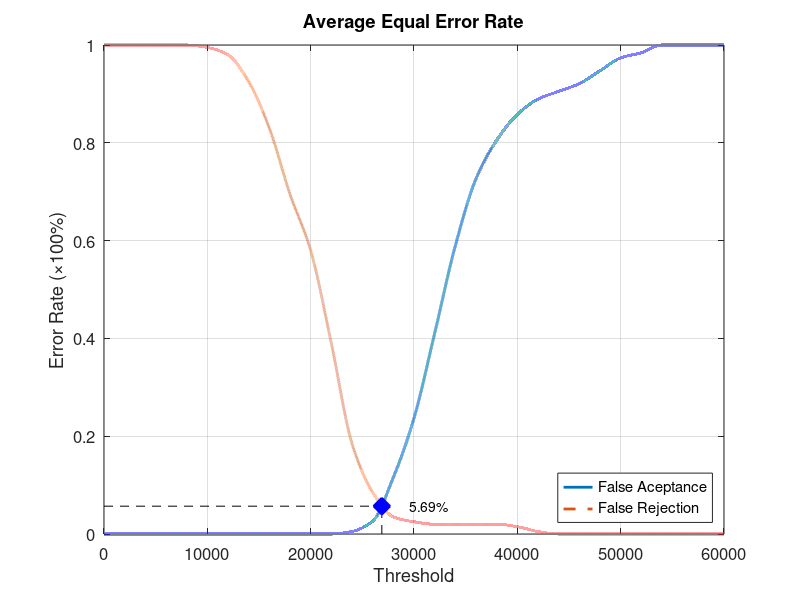
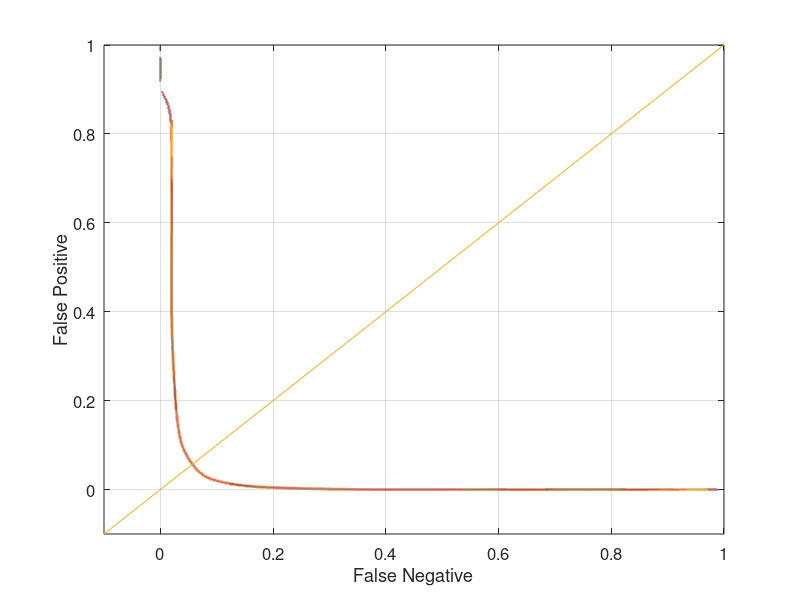

Here is the MATLAB script that generated these plots, in order:
function yEER = Database3_1
close all;
clear;
clc;
x = 0:2000:60000;
xq = 0:0.5:60000;

y0 = [0 0 0 0 0 0 0 0 0 0 0 0 0.00526316 0.0263158 0.115789 0.236842 0.410526 0.589474 0.726316 0.805263 0.857895 0.889474 0.905263 0.921053 0.947368 0.973684 0.984211 1 1 1 1];
yy0 = interp1(x, y0, xq, 'pchip');
y1 = [1 1 1 1 1 0.995 0.98 0.925 0.83 0.695 0.58 0.39 0.185 0.085 0.035 0.025 0.02 0.02 0.02 0.02 0.015 0.005 0 0 0 0 0 0 0 0 0];
yy1 = interp1(x, y1, xq, 'pchip');

% Calculating EER: 
y2 = abs(y0 - y1);
find(y2 == min(y2))
yy2 = abs(yy0 - yy1);
xEER = find(yy2 == min(yy2));
xEERIndex = xq(xEER) % X-axis EER
yEER = yy0(xEER) % Y-axis EER

main = figure
plot(xq, yy0,'-','LineWidth', 2);	hold on
plot(xq, yy1,'--','LineWidth', 2);	hold on
plot([xEERIndex xEERIndex], [0 yEER], 'k--');	hold on
plot([0 xEERIndex], [yEER yEER], 'k--');	hold on
plot(xEERIndex, yEER, 'bx', 'LineWidth', 10);	hold on
text(xEERIndex + 10 * xEERIndex / 100, yEER, [num2str(round((10000 * yEER)) / 100) '%'])
legend('False Aceptance', 'False Rejection', 'Location', 'SouthEast')
xlabel('Threshold')
ylabel('Error Rate (\times100%)')
title('Average Equal Error Rate')
set(gca, 'FontSize', 12)
axis([0 60000 0 1])
grid on

print(main, 'Database3_1Main', '-dpng');
FNRxFPR = figure('Color', [1 1 1]);
plot(yy1, yy0, '-', yy1, yy0, 'LineWidth', 2);
hold on
y = -0.1:0.1:1
plot(y, y); 
set(gca, 'FontSize', 12)
xlabel('False Negative')
ylabel('False Positive')
axis([-0.1 1 -0.1 1])
set(gca, 'FontSize', 12)
grid on

print(FNRxFPR, 'Database3_1FNRxFPR','-dpng');
end
